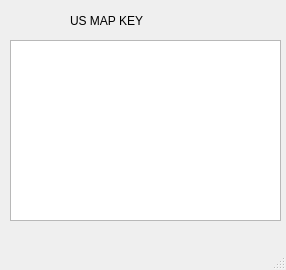
<?xml version="1.0" encoding="UTF-8"?>
<ui version="4.0">
 <class>keyWindow</class>
 <widget class="QMainWindow" name="keyWindow">
  <property name="geometry">
   <rect>
    <x>0</x>
    <y>0</y>
    <width>286</width>
    <height>270</height>
   </rect>
  </property>
  <property name="windowTitle">
   <string>MainWindow</string>
  </property>
  <widget class="QWidget" name="centralwidget">
   <widget class="QLabel" name="label">
    <property name="geometry">
     <rect>
      <x>70</x>
      <y>10</y>
      <width>141</width>
      <height>21</height>
     </rect>
    </property>
    <property name="styleSheet">
     <string notr="true">font: 75 18pt &quot;MS Shell Dlg 2&quot;;</string>
    </property>
    <property name="text">
     <string>US MAP KEY</string>
    </property>
   </widget>
   <widget class="QTextBrowser" name="KeyTextBrowser">
    <property name="geometry">
     <rect>
      <x>10</x>
      <y>40</y>
      <width>271</width>
      <height>181</height>
     </rect>
    </property>
   </widget>
  </widget>
  <widget class="QMenuBar" name="menubar">
   <property name="geometry">
    <rect>
     <x>0</x>
     <y>0</y>
     <width>286</width>
     <height>21</height>
    </rect>
   </property>
  </widget>
  <widget class="QStatusBar" name="statusbar"/>
 </widget>
 <resources/>
 <connections/>
</ui>
